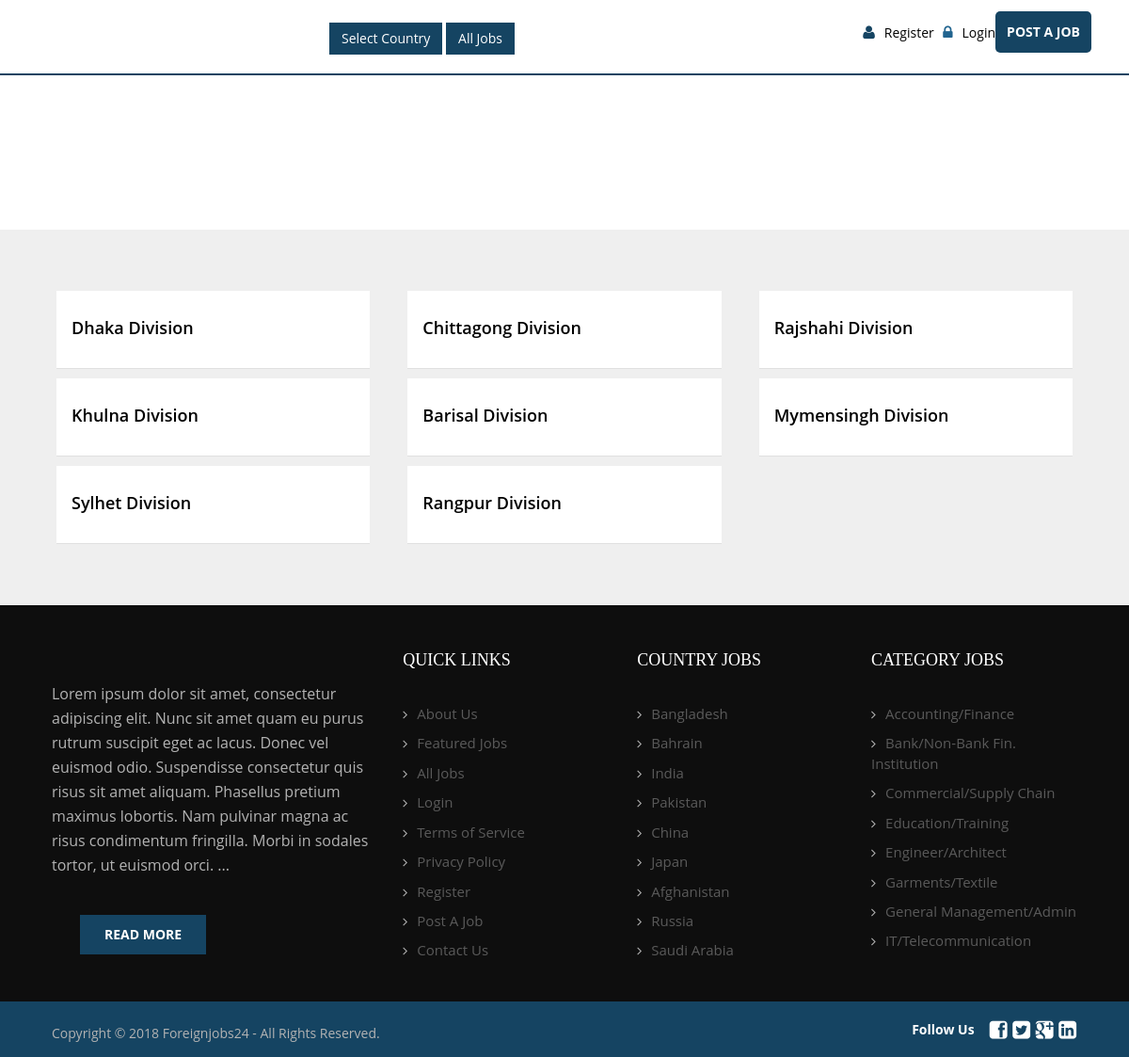
Page /division_list.php on the committed database.
### tables this page shows
CREATE TABLE `division_manage` (
  `id` int(11) NOT NULL,
  `country_id` int(100) NOT NULL,
  `division_name` varchar(100) NOT NULL
);

CREATE TABLE `content_manage` (
  `id` int(10) NOT NULL,
  `title` varchar(100) NOT NULL,
  `con_desc` longtext NOT NULL,
  `date` date NOT NULL
);

CREATE TABLE `all_country` (
  `id` int(11) NOT NULL,
  `country_name` varchar(100) NOT NULL DEFAULT '',
  `map_code` longtext NOT NULL
);

CREATE TABLE `job_categories` (
  `id` int(11) NOT NULL,
  `cate_name` varchar(100) NOT NULL
);

### division_list.php (the view, shortened to what this page needs)
<?php
	include("fj-admin/config/confg.php");
?>
<!DOCTYPE html>
<html lang="en">
<head>
<?php include 'head.php';?>
</head>
<body>
<?php include 'header-menu.php';?>
<div class="inner-heading">
  <div class="container">
    <h3>All State / Division</h3>
  </div>
</div>
<div class="featured-wrap" style="padding-bottom: 60px;">
  <div class="container">
    <div class="row">
	 <?php
					if($c = $_SESSION["c"]){
					$c = $_SESSION["c"];
					$ct1 = mysqli_query($con,"SELECT * FROM all_country where country_name = '$c'");
					$all_country = mysqli_fetch_assoc($ct1);
					$map_code = $all_country["map_code"];
					$country_name = $all_country["country_name"];
					$country_id = $all_country["id"];
					} else {
					$c = "Bangladesh";
					$ct1 = mysqli_query($con,"SELECT * FROM all_country where country_name = '$c'");
					$all_country = mysqli_fetch_assoc($ct1);
					$country_id = $all_country["id"];
					}
					  $qd1 = mysqli_query($con,"SELECT * FROM division_manage WHERE country_id = '$country_id' ORDER BY ID ASC");
					  while ($division_manage = mysqli_fetch_assoc($qd1)) {
				?>
<div class="col-md-4">
        <div class="listWrpService">
            <div class="sa_com_info">
      			<h3>
				<a href="division.php?d=<?php echo $division_name = $division_manage['division_name']; ?>">
				<?php echo $division_name = $division_manage['division_name']; ?>
				</a>
				</h3>
            </div>
        </div>
</div>
	<?php } ?>
    </div>
  </div>
</div>
<?php include 'footer.php';?>
</body>
</html>

### footer.php (shortened to what this page needs)
<?php
	$content_manage245 = mysqli_query($con,"SELECT * FROM content_manage WHERE id = '3'");
	$content_manage = mysqli_fetch_array($content_manage245);
	$con_desc = $content_manage['con_desc'];
?>
<div class="footer-wrap">
  <div class="container">
    <div class="row">
      <div class="col-md-4 col-sm-12">
        <div class="footer-logo"><img width="200" src="<?php echo $base_url; ?>image/logo.png" alt=""></div>
        <p>
		<?php echo $con_desc; ?>
		</p>
        <div class="read-btn"><a href="<?php echo $base_url; ?>about_us.php">Read More</a></div>
      </div>
      <div class="col-md-8 col-sm-12">
        <div class="row">
          <div class="col-md-4 col-sm-4">
            <h3>Quick  LInks</h3>
            <ul class="footer-links">
              <li><a href="<?php echo $base_url; ?>about_us.php">About Us</a></li>
              <li><a href="<?php echo $base_url; ?>all_featured_jobs.php">Featured Jobs</a></li>
              <li><a href="<?php echo $base_url; ?>all_jobs.php">All Jobs</a></li>
              <li><a href="<?php echo $base_url; ?>login.php">Login</a></li>
              <li><a href="<?php echo $base_url; ?>terms_of_service.php">Terms of Service</a></li>
              <li><a href="<?php echo $base_url; ?>privacy_policy.php">Privacy Policy</a></li>
              <li><a href="<?php echo $base_url; ?>register.php">Register</a></li>
              <li><a href="<?php echo $base_url; ?>post_a_job.php">Post A Job</a></li>
              <li><a href="<?php echo $base_url; ?>contact.php">Contact Us</a></li>
            </ul>
          </div>
          <div class="col-md-4 col-sm-4">
            <h3>Country Jobs</h3>
            <ul class="footer-links">
<?php
$job_cat = mysqli_query($con,"SELECT * FROM all_country order by id asc limit 0,9");
while ($job_cat_view = mysqli_fetch_assoc($job_cat)) {
?>
<li><a href="country.php?c=<?php echo $job_cat_view["country_name"]; ?>"><?php echo $job_cat_view["country_name"]; ?></a></li>
 <?php } ?>
            </ul>
          </div>
          <div class="col-md-4 col-sm-4">
            <h3>Category Jobs </h3>
            <ul class="footer-links">
			<?php
				$q1 = mysqli_query($con, "SELECT * FROM job_categories order by id asc limit 0,8");
				while($job_categories = mysqli_fetch_array($q1)){
					$cate_name = $job_categories["cate_name"];
			?>
              <li><a href="<?php echo $base_url; ?>catgeory.php?cate_name=<?php echo $cate_name; ?>"><?php echo $cate_name; ?> </a></li>
			<?php } ?>
            </ul>
          </div>
        </div>
      </div>
    </div>
  </div>
</div>
<div class="footer">
  <div class="container">
    <div class="row">
      <div class="col-md-6 col-sm-6">
        <div class="copyright">Copyright © 2018 Foreignjobs24 - All Rights Reserved.</div>
      </div>
      <div class="col-md-6 col-sm-6">
        <div class="social">
          <div class="followWrp"> <span>Follow Us</span>
		  <?php
									$social_manage_r = mysqli_query($con,"SELECT * FROM social_manage where id = '1'");
									$social_manage = mysqli_fetch_array($social_manage_r);
										$facebook = $social_manage['facebook'];
										$twitter = $social_manage['twitter'];
										$google_plus = $social_manage['google_plus'];
										$linkedin = $social_manage['linkedin'];
								?>
            <div class="social-wrap">
              <li><a href="https://<?php echo $facebook; ?>" target="_blank"><i class="fa fa-facebook-square" aria-hidden="true"></i></a></li>
              <li><a href="https://<?php echo $twitter; ?>" target="_blank"><i class="fa fa-twitter-square" aria-hidden="true"></i></a></li>
              <li><a href="https://<?php echo $google_plus; ?>" target="_blank"><i class="fa fa-google-plus-square" aria-hidden="true"></i></a></li>
              <li><a href="https://<?php echo $linkedin; ?>" target="_blank"><i class="fa fa-linkedin-square" aria-hidden="true"></i></a></li>
            </div>
          </div>
        </div>
      </div>
    </div>
  </div>
</div>

### rows in the picture
division_manage: division_name "Dhaka Division"
division_manage: division_name "Chittagong Division"
division_manage: division_name "Rajshahi Division"
division_manage: division_name "Khulna Division"
division_manage: division_name "Barisal Division"
division_manage: division_name "Mymensingh Division"
division_manage: division_name "Sylhet Division"
division_manage: division_name "Rangpur Division"
content_manage: con_desc "Lorem ipsum dolor sit amet, consectetur adipiscing elit. Nunc sit amet quam eu purus rutrum suscipit eget ac lacus. Donec vel euismod odio. Suspendisse consectetur quis risus sit amet aliquam. Phasellus pretium maximus lobortis. Nam pulvinar magna ac risus condimentum fringilla. Morbi in sodales tortor, ut euismod orci. ..."
all_country: country_name "Bangladesh"
all_country: country_name "Bahrain"
all_country: country_name "India"
all_country: country_name "Pakistan"
all_country: country_name "China"
all_country: country_name "Japan"
all_country: country_name "Afghanistan"
all_country: country_name "Russia"
all_country: country_name "Saudi Arabia"
job_categories: cate_name "Accounting/Finance"
job_categories: cate_name "Bank/Non-Bank Fin. Institution"
job_categories: cate_name "Commercial/Supply Chain"
job_categories: cate_name "Education/Training"
job_categories: cate_name "Engineer/Architect"
job_categories: cate_name "Garments/Textile"
job_categories: cate_name "General Management/Admin"
job_categories: cate_name "IT/Telecommunication"
